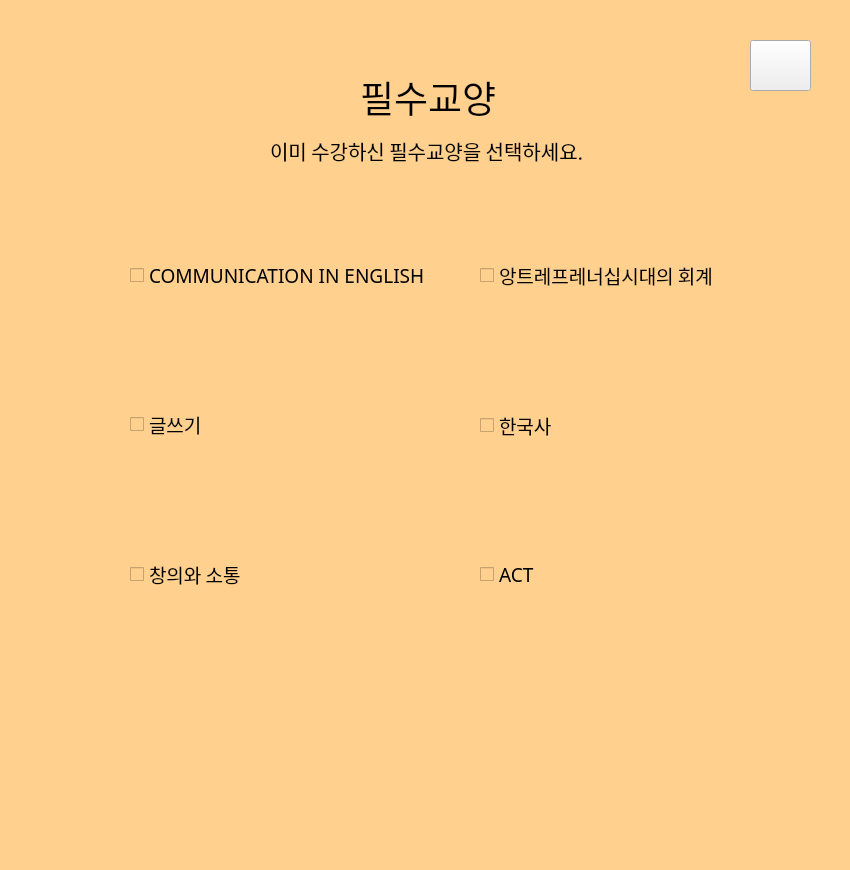
<?xml version="1.0" encoding="UTF-8"?>
<ui version="4.0">
 <class>LiberalEssentialOption</class>
 <widget class="QMainWindow" name="LiberalEssentialOption">
  <property name="geometry">
   <rect>
    <x>0</x>
    <y>0</y>
    <width>850</width>
    <height>870</height>
   </rect>
  </property>
  <property name="windowTitle">
   <string>MainWindow</string>
  </property>
  <property name="styleSheet">
   <string notr="true">background-color: transparent;
background-color: rgb(255, 208, 142);</string>
  </property>
  <widget class="QWidget" name="centralwidget">
   <widget class="QLabel" name="label_main_liberal_option_title">
    <property name="geometry">
     <rect>
      <x>360</x>
      <y>71</y>
      <width>171</width>
      <height>51</height>
     </rect>
    </property>
    <property name="font">
     <font>
      <family>배달의민족 주아</family>
      <pointsize>28</pointsize>
      <weight>50</weight>
      <bold>false</bold>
     </font>
    </property>
    <property name="text">
     <string>필수교양</string>
    </property>
   </widget>
   <widget class="QWidget" name="layoutWidget_2">
    <property name="geometry">
     <rect>
      <x>480</x>
      <y>149</y>
      <width>291</width>
      <height>551</height>
     </rect>
    </property>
    <layout class="QVBoxLayout" name="verticalLayout_2">
     <item>
      <widget class="QCheckBox" name="checkBox_0_3">
       <property name="font">
        <font>
         <family>배달의민족 주아</family>
         <pointsize>14</pointsize>
        </font>
       </property>
       <property name="text">
        <string>앙트레프레너십시대의 회계</string>
       </property>
      </widget>
     </item>
     <item>
      <widget class="QCheckBox" name="checkBox_0_4">
       <property name="font">
        <font>
         <family>배달의민족 주아</family>
         <pointsize>14</pointsize>
        </font>
       </property>
       <property name="text">
        <string>한국사</string>
       </property>
      </widget>
     </item>
     <item>
      <widget class="QCheckBox" name="checkBox_0_5">
       <property name="font">
        <font>
         <family>배달의민족 주아</family>
         <pointsize>14</pointsize>
        </font>
       </property>
       <property name="text">
        <string>ACT</string>
       </property>
      </widget>
     </item>
    </layout>
   </widget>
   <widget class="QPushButton" name="pushButton_right_arrow">
    <property name="geometry">
     <rect>
      <x>750</x>
      <y>40</y>
      <width>61</width>
      <height>51</height>
     </rect>
    </property>
    <property name="styleSheet">
     <string notr="true">#pushButton_right_arrow{
background-color: transparent;
border-image: url(:right_arrow3.png);
background: none;
background-repeat: none;
}</string>
    </property>
    <property name="text">
     <string/>
    </property>
   </widget>
   <widget class="QWidget" name="layoutWidget">
    <property name="geometry">
     <rect>
      <x>130</x>
      <y>150</y>
      <width>350</width>
      <height>551</height>
     </rect>
    </property>
    <layout class="QVBoxLayout" name="verticalLayout">
     <item>
      <widget class="QCheckBox" name="checkBox_0_0">
       <property name="font">
        <font>
         <family>배달의민족 주아</family>
         <pointsize>14</pointsize>
        </font>
       </property>
       <property name="text">
        <string>COMMUNICATION IN ENGLISH</string>
       </property>
      </widget>
     </item>
     <item>
      <widget class="QCheckBox" name="checkBox_0_1">
       <property name="font">
        <font>
         <family>배달의민족 주아</family>
         <pointsize>14</pointsize>
        </font>
       </property>
       <property name="text">
        <string>글쓰기</string>
       </property>
      </widget>
     </item>
     <item>
      <widget class="QCheckBox" name="checkBox_0_2">
       <property name="font">
        <font>
         <family>배달의민족 주아</family>
         <pointsize>14</pointsize>
        </font>
       </property>
       <property name="text">
        <string>창의와 소통</string>
       </property>
      </widget>
     </item>
    </layout>
   </widget>
   <widget class="QLabel" name="label_main_liberal_ment">
    <property name="geometry">
     <rect>
      <x>270</x>
      <y>130</y>
      <width>741</width>
      <height>41</height>
     </rect>
    </property>
    <property name="font">
     <font>
      <family>배달의민족 주아</family>
      <pointsize>15</pointsize>
     </font>
    </property>
    <property name="styleSheet">
     <string notr="true">background:transparent;</string>
    </property>
    <property name="text">
     <string>이미 수강하신 필수교양을 선택하세요. </string>
    </property>
   </widget>
   <widget class="QLabel" name="label_borderline">
    <property name="geometry">
     <rect>
      <x>-19</x>
      <y>-30</y>
      <width>897</width>
      <height>919</height>
     </rect>
    </property>
    <property name="styleSheet">
     <string notr="true">background-color: transparent;</string>
    </property>
    <property name="text">
     <string/>
    </property>
    <property name="pixmap">
     <pixmap resource="menu_logo.qrc">:/borderline.png</pixmap>
    </property>
    <property name="scaledContents">
     <bool>true</bool>
    </property>
   </widget>
   <widget class="QLabel" name="label">
    <property name="geometry">
     <rect>
      <x>50</x>
      <y>630</y>
      <width>181</width>
      <height>181</height>
     </rect>
    </property>
    <property name="styleSheet">
     <string notr="true">background-color: transparent;</string>
    </property>
    <property name="text">
     <string/>
    </property>
    <property name="pixmap">
     <pixmap resource="menu_logo.qrc">:/카카오톡 받은 파일/gom.png</pixmap>
    </property>
    <property name="scaledContents">
     <bool>true</bool>
    </property>
   </widget>
   <zorder>label_borderline</zorder>
   <zorder>label_main_liberal_option_title</zorder>
   <zorder>layoutWidget_2</zorder>
   <zorder>pushButton_right_arrow</zorder>
   <zorder>layoutWidget</zorder>
   <zorder>label_main_liberal_ment</zorder>
   <zorder>label</zorder>
  </widget>
  <widget class="QMenuBar" name="menubar">
   <property name="geometry">
    <rect>
     <x>0</x>
     <y>0</y>
     <width>850</width>
     <height>26</height>
    </rect>
   </property>
  </widget>
  <widget class="QStatusBar" name="statusbar"/>
 </widget>
 <resources>
  <include location="menu_logo.qrc"/>
 </resources>
 <connections/>
</ui>
